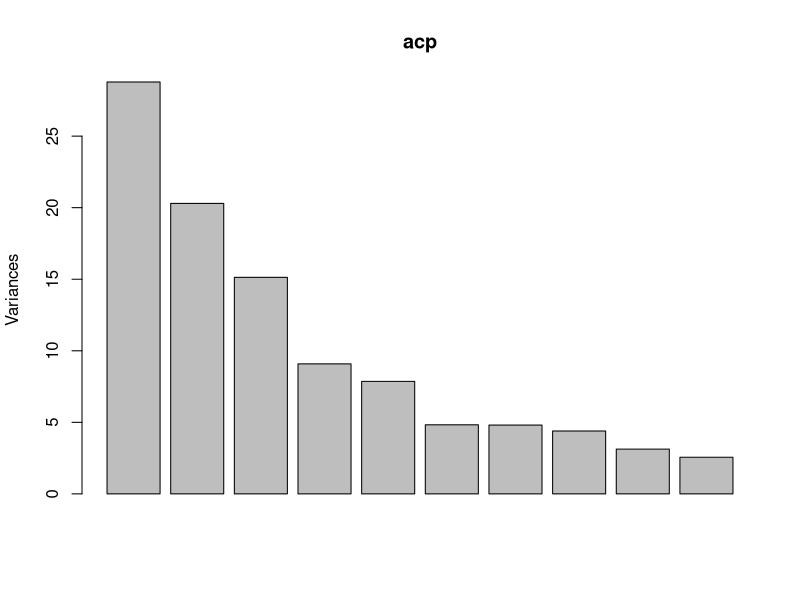
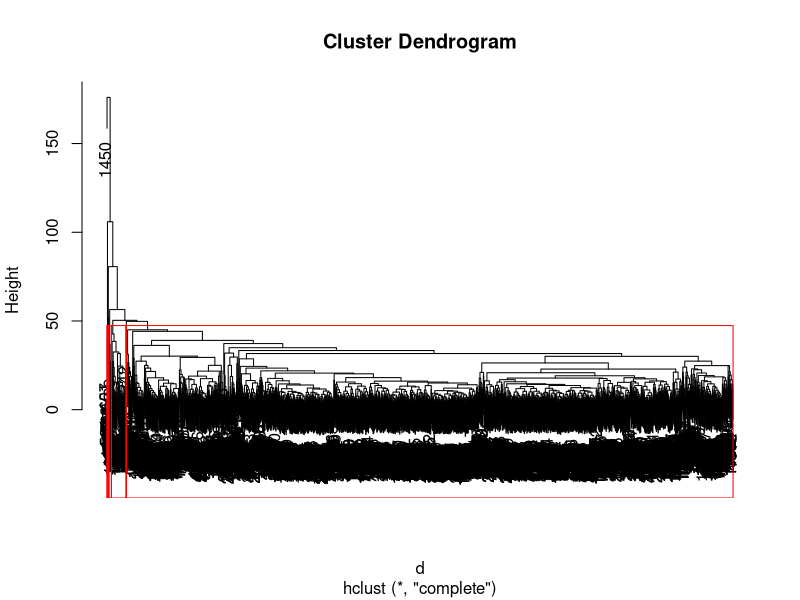
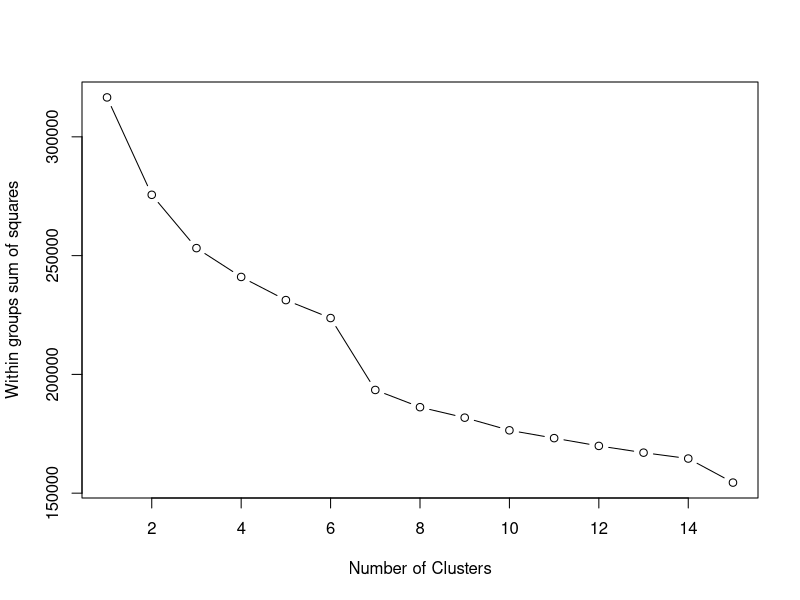
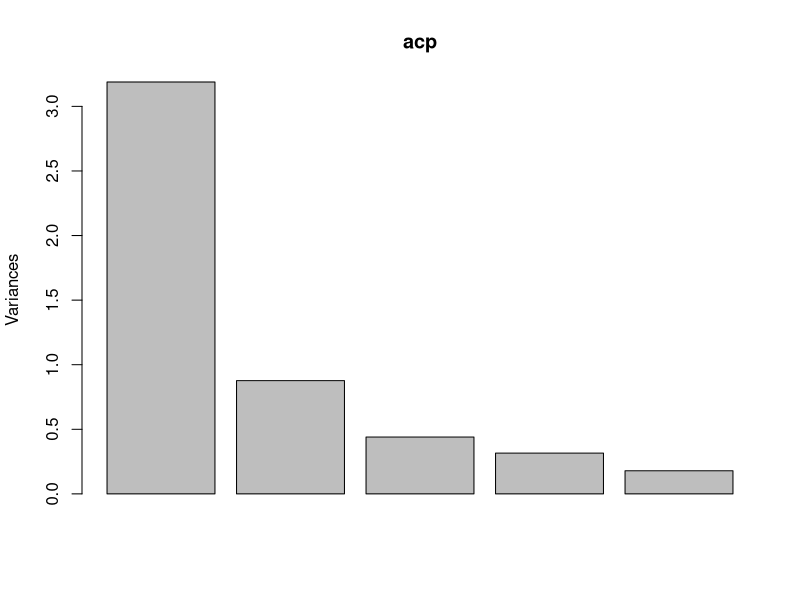
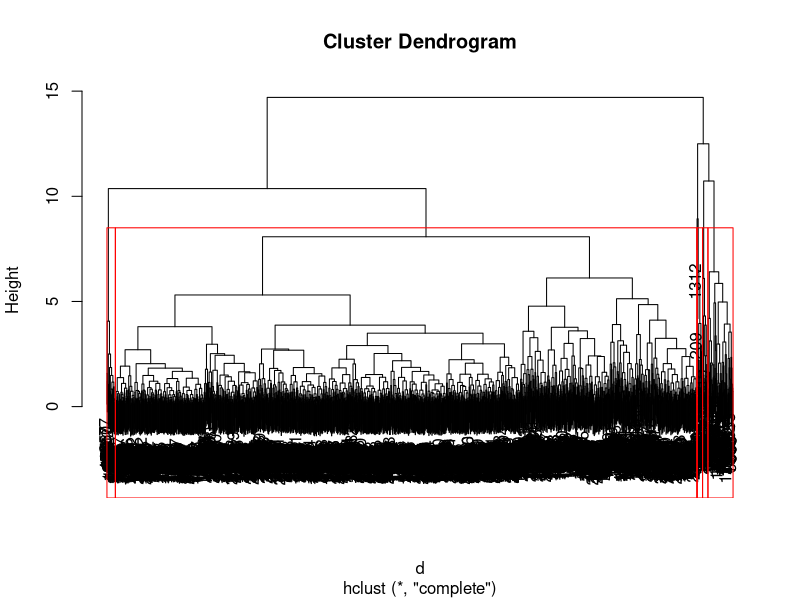
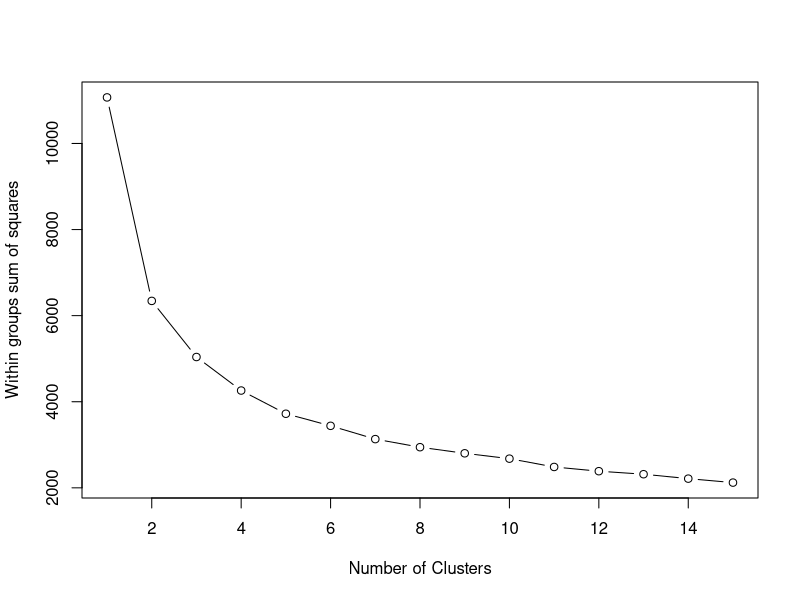
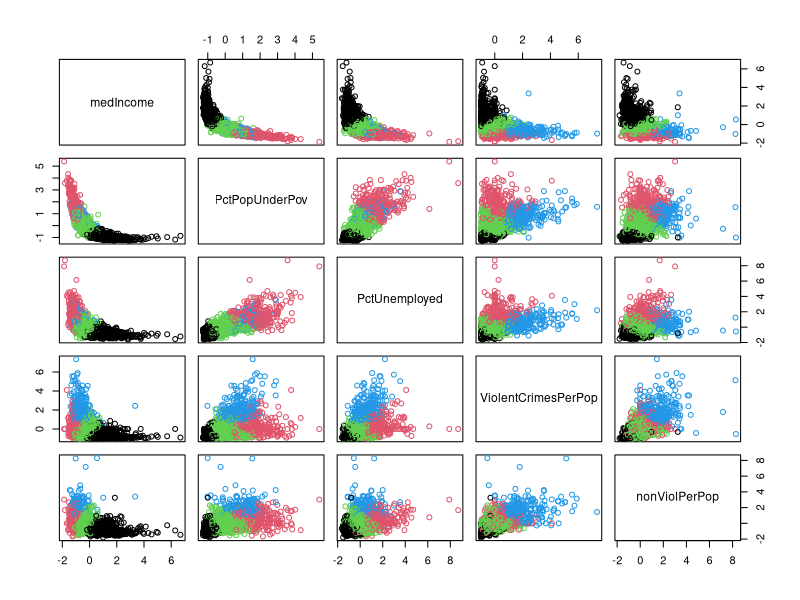

These figures' R source, in order:
data <- read.csv(file = 'CommViolPredUnnormalizedData.csv', stringsAsFactors=FALSE)

data$Community.name <- NULL
data$state <- NULL

for(c in colnames(data)){
  col <- data[[c]]
  
  for(i in 1:length(col)) {
    col[i] <- as.numeric(as.character(col[i]))
  }
  
  col_d <- as.double(as.character(col))
  col_without_na <- na.omit(col_d)
  m <- mean(col_without_na)
  
  for(i in 1:length(col)) {
    if(is.na(col[i])){
      col[i] <- m
    }
  }
  
  col <- as.double(as.character(col))
  
  data[[c]] <- col
}

# All variables

# Main components
tp <- cor(data)
symnum(tp)

acp <- prcomp(data, scale=TRUE)
summary(acp)
plot(acp)

acp$rotation


# Standardizing the data
data.std <- scale(data)

# Full hierarchical cluster
d <- dist(data.std, method = 'euclidean') # Distance matrix with Euclidean distance
fit <- hclust(d, method = 'complete') # Full adjustment
plot(fit)
d2 <- as.dendrogram(fit)

# Draw red rectangles around the 8 clusters
rect.hclust(fit, k=8, border="red")

set.seed(0)

# Number of clusters to select
mydata <- data.std
wss <- (nrow(mydata)-1)*sum(apply(mydata,2,var))
for (i in 2:15) wss[i] <- sum(kmeans(mydata,
                                     centers=i)$withinss)
plot(1:15, wss, type="b", xlab="Number of Clusters",
     ylab="Within groups sum of squares")

# k means
data.std <- data.frame(data.std)

fit.k1 <- kmeans(data.std, 8)
fit.k1


# Selected variables
dataFiltered <- data[,c("medIncome","PctPopUnderPov","PctUnemployed","ViolentCrimesPerPop","nonViolPerPop")]

# Main components
tp <- cor(dataFiltered)
symnum(tp)

acp <- prcomp(dataFiltered, scale=TRUE)
summary(acp)
plot(acp)

acp$rotation

# Standardizing the data
dataFiltered.std <- scale(dataFiltered)

# Full hierarchical cluster
d <- dist(dataFiltered.std, method = 'euclidean') # Distance matrix with Euclidean distance
fit <- hclust(d, method = 'complete') # Full adjustment
plot(fit)
d2 <- as.dendrogram(fit)

# Draw red rectangles around the 6 clusters
rect.hclust(fit, k=6, border="red")

set.seed(0)

# Number of clusters to select
mydata <- dataFiltered.std
wss <- (nrow(mydata)-1)*sum(apply(mydata,2,var))
for (i in 2:15) wss[i] <- sum(kmeans(mydata,
                                     centers=i)$withinss)
plot(1:15, wss, type="b", xlab="Number of Clusters",
     ylab="Within groups sum of squares")

# k means
dataFiltered.std <- data.frame(dataFiltered.std)

fit.k1 <- kmeans(dataFiltered.std, 4)
fit.k1

plot(dataFiltered.std, col=fit.k1$cluster)
points(fit.k1$centers, col=1:12, pch=6, lwd=2)
